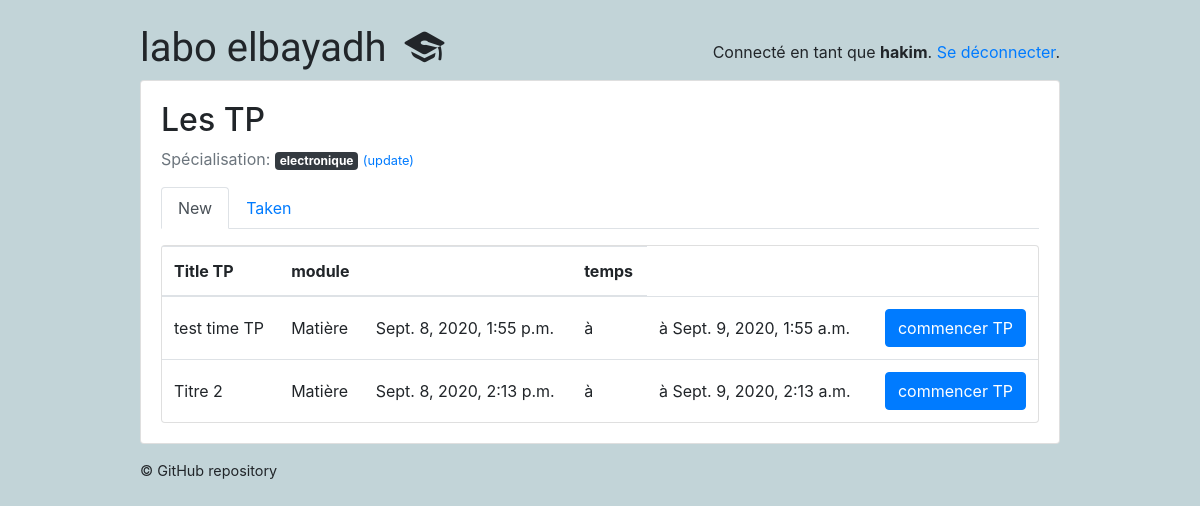
Before: /students/ (signed in) with the older database file.
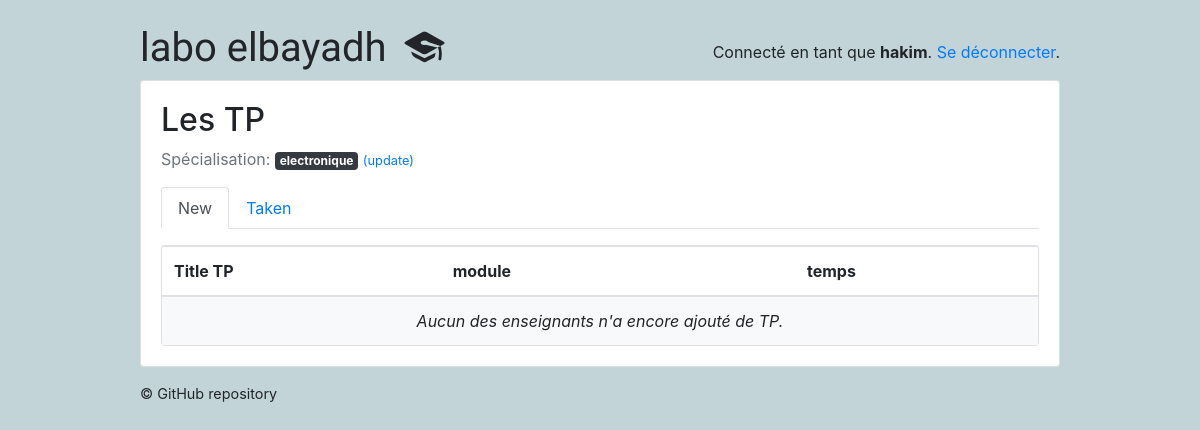
After: the same page with the newer database file.
### classroom/models.py (models this page shows, shortened)
class Subject(models.Model):
    name = models.CharField(max_length=30)
    color = models.CharField(max_length=7, default='#007bff')
    def get_html_badge(self):
        name = escape(self.name)
        color = escape(self.color)
        html = '<span class="badge badge-primary" style="background-color: %s">%s</span>' % (color, name)
        return mark_safe(html)

class Quiz(models.Model):
    owner = models.ForeignKey(User, on_delete=models.CASCADE, related_name='quizzes')
    name = models.CharField(max_length=255 , default='Titre' , verbose_name= 'Titre TP',)
    subject = models.ForeignKey(Subject, on_delete=models.CASCADE, related_name='quizzes', verbose_name= 'les filières',)
    type_tp_posible = (
        ('redressement et filtrage ', 'redressement et filtrage '),
        ('filtrage RC', 'filtrage RC'),
    )
    type_tp = models.CharField(max_length=500 ,choices=type_tp_posible , verbose_name= 'Type de circuit électrique')
    description = models.TextField( max_length=500 , verbose_name= 'Description de TP ')
    module = models.CharField(max_length=255, default='Matière' , verbose_name= 'Matière' )
    Temps_TP = models.IntegerField(default=5 , verbose_name= 'Temps de TP min')

class Planning_TP(models.Model) :
    id_TP = models.IntegerField()
    id_usr = models.IntegerField()
    time_in = models.DateTimeField()
    time_fn = models.DateTimeField()
    time_TP = models.IntegerField()

### classroom/views/students.py (the view)
# urls.py: path('', students.QuizListView.as_view(), name='quiz_list'),
@method_decorator([login_required, student_required], name='dispatch')
class QuizListView(ListView):
    model = Quiz
    ordering = ('name', )
    context_object_name = 'quizzes'
    template_name = 'classroom/students/quiz_list.html'
    def get_queryset(self):
        student = self.request.user.student
        student_interests = student.interests.values_list('pk', flat=True)
        taken_quizzes = student.quizzes.values_list('pk', flat=True)
        queryset = Quiz.objects.filter(subject__in=student_interests) \
            .exclude(pk__in=taken_quizzes) \
            .annotate(questions_count=Count('questions')) \
            .filter(questions_count__gt=0)
        for id  in queryset.values() :
            id_tp = id['id']
            try:
                pl = Planning_TP.objects.get(id_TP = id_tp , id_usr =  self.request.user.pk )
            except:
                pl = False
            if pl == False :
                if len(Planning_TP.objects.filter(id_TP = id_tp).values()) != 0 :
                    time_fn_final =  Planning_TP.objects.filter(id_TP = id_tp).values()
                    print(id_tp)
                    temps_tp  =  Planning_TP.objects.filter(id_TP = id_tp).values()[len(time_fn_final)-1]['time_TP']
                    time_in =  Planning_TP.objects.filter(id_TP = id_tp).values()[len(time_fn_final)-1]['time_fn']
                    time_fn =  Planning_TP.objects.filter(id_TP = id_tp).values()[len(time_fn_final)-1]['time_fn'] + + timedelta(minutes=60 * 12)
                    Planning_TP.objects.create(id_usr = self.request.user.pk , id_TP = id_tp , time_in = time_in , time_fn = time_fn , time_TP = temps_tp)
                else :
                    time_in = datetime.now()
                    time_fn = time_in + timedelta(minutes=60 * 12)
                    temps_tp = id['Temps_TP']
                    id_usr = self.request.user.pk
                    id_tp = id_tp
                    Planning_TP.objects.create(id_usr=id_usr, id_TP=id_tp, time_in=time_in, time_fn=time_fn,
                                               time_TP=temps_tp)
            else :
                pass
        return queryset
    def get_context_data(self, **kwargs):
        context = super(QuizListView, self).get_context_data(**kwargs)  # get the default context data
        context['time'] = Planning_TP.objects.filter(id_usr=self.request.user.pk ).values()  # add extra field to the context
        return context

### classroom/templates/classroom/students/quiz_list.html
{% extends 'base.html' %}
{% block content %}
  {% include 'classroom/students/_header.html' with active='new' %}
  <div class="card">
    <table class="table mb-0">
      <thead>
        <tr>
          <th>Title TP</th>
          <th>module</th>
          <th></th>
          <th>temps</th>
        </tr>
      </thead>
      <tbody>
        {% for quiz in quizzes %}
          <tr>
            <td class="align-middle">{{ quiz.name }}</td>
            <td class="align-middle">{{ quiz.module }} </td>
            {%for time_ in time %}
            {% if time_.id_TP == quiz.pk %}
            <td class="align-middle">{{ time_.time_in }} </td>
            <td class="align-middle"> à  </td>
            <td class="align-middle">à {{ time_.time_fn }} </td>
            {% endif %}
            {% endfor %}
            <td class="text-right">
              <a href="{% url 'students:take_quiz' quiz.pk %}" class="btn btn-primary">commencer TP</a>
            </td>
          </tr>
        {% empty %}
          <tr>
            <td class="bg-light text-center font-italic" colspan="4">Aucun des enseignants n'a encore ajouté de TP.</td>
          </tr>
        {% endfor %}
      </tbody>
    </table>
  </div>
{% endblock %}

### classroom/templates/classroom/students/_header.html
<h2>Les TP</h2>
<p class="text-muted">
  Spécialisation:{% for subject in user.student.interests.all %} {{ subject.get_html_badge }}{% endfor %}
  <a href="{% url 'students:student_interests' %}"><small>(update)</small></a>
</p>
<ul class="nav nav-tabs mb-3">
  <li class="nav-item">
    <a class="nav-link{% if active == 'new' %} active{% endif %}" href="{% url 'students:quiz_list' %}">New</a>
  </li>
  <li class="nav-item">
    <a class="nav-link{% if active == 'taken' %} active{% endif %}" href="{% url 'students:taken_quiz_list' %}">Taken</a>
  </li>
</ul>

Changed rows visible on the page:
removed Quiz: name "test time TP", module "Matière"
no longer on this page (row unchanged): Planning_TP: time_in "Sept. 8, 2020, 1:55 p.m.", time_fn "Sept. 9, 2020, 1:55 a.m.", shown under "test time TP"
removed Quiz: name "Titre 2", module "Matière"
no longer on this page (row unchanged): Planning_TP: time_in "Sept. 8, 2020, 2:13 p.m.", time_fn "Sept. 9, 2020, 2:13 a.m.", shown under "Titre 2"
Other visible differences:
text now shown: "Aucun des enseignants n'a encore ajouté de TP."
